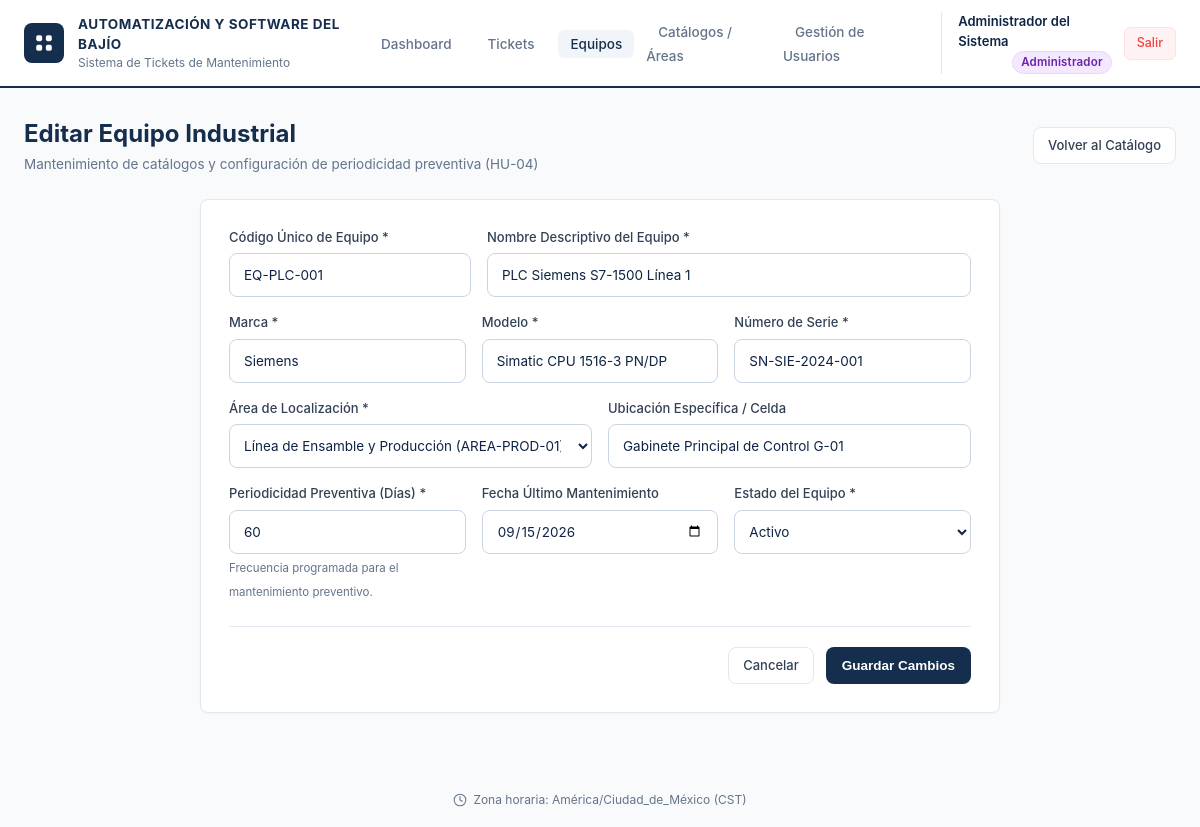
/equipos/1/editar (signed in), run on the app's committed database.
### tables this page shows
CREATE TABLE usuarios (
    id INTEGER PRIMARY KEY AUTOINCREMENT,
    username TEXT UNIQUE NOT NULL COLLATE NOCASE,
    email TEXT UNIQUE NOT NULL COLLATE NOCASE,
    password_hash TEXT NOT NULL,
    salt TEXT NOT NULL,
    nombre_completo TEXT NOT NULL,
    rol TEXT NOT NULL CHECK(rol IN ('Admin', 'Usuario', 'Responsable')),
    estado TEXT NOT NULL DEFAULT 'Activo' CHECK(estado IN ('Activo', 'Inactivo')),
    created_at TIMESTAMP DEFAULT CURRENT_TIMESTAMP,
    updated_at TIMESTAMP DEFAULT CURRENT_TIMESTAMP
);

CREATE TABLE equipos (
    id INTEGER PRIMARY KEY AUTOINCREMENT,
    codigo TEXT UNIQUE NOT NULL COLLATE NOCASE,
    nombre TEXT NOT NULL,
    marca TEXT NOT NULL,
    modelo TEXT NOT NULL,
    numero_serie TEXT UNIQUE NOT NULL,
    area_id INTEGER NOT NULL REFERENCES areas(id),
    ubicacion_especifica TEXT,
    periodicidad_dias INTEGER NOT NULL DEFAULT 90,
    fecha_ultimo_mantenimiento DATE,
    estado TEXT NOT NULL DEFAULT 'Activo' CHECK(estado IN ('Activo', 'Inactivo', 'En Mantenimiento', 'Fuera de Servicio')),
    created_at TIMESTAMP DEFAULT CURRENT_TIMESTAMP,
    updated_at TIMESTAMP DEFAULT CURRENT_TIMESTAMP
);

CREATE TABLE areas (
    id INTEGER PRIMARY KEY AUTOINCREMENT,
    codigo TEXT UNIQUE NOT NULL COLLATE NOCASE,
    nombre TEXT UNIQUE NOT NULL,
    descripcion TEXT,
    estado TEXT NOT NULL DEFAULT 'Activo' CHECK(estado IN ('Activo', 'Inactivo')),
    created_at TIMESTAMP DEFAULT CURRENT_TIMESTAMP
);

### app.py (the view, shortened to what this page needs)
@app.route("/equipos/<int:id>/editar", methods=["GET", "POST"])
def equipo_edit(id):
    user = get_logged_user()
    if not user:
        return redirect(url_for("login", notice="logged_out"))
    if user["rol"] != "Admin":
        abort(403)
    eq = EquipmentModel.get_by_id(id)
    if not eq:
        abort(404)
    areas = AreaModel.get_all()
    return render_template(
        "equipos/form.html",
        user=user,
        areas=areas,
        form_title="Editar Equipo Industrial",
        form_action=f"/equipos/{id}/editar",
        eq=eq,
        error_msg=None
    )

### app.py (called while the page is built)
@app.context_processor
def inject_globals():
    return {
        "COMPANY_NAME": COMPANY_NAME,
        "SYSTEM_NAME": SYSTEM_NAME,
        "TIMEZONE_LABEL": TIMEZONE_LABEL
    }

@app.after_request
def add_no_cache_headers(response):
    response.headers["Cache-Control"] = "no-cache, no-store, must-revalidate"
    response.headers["Pragma"] = "no-cache"
    response.headers["Expires"] = "0"
    return response

def get_logged_user():
    uid = session.get("user_id")
    if not uid:
        return None
    user = UserModel.get_by_id(uid)
    if not user or user.get("estado") != "Activo":
        session.clear()
        return None
    return user

### database/db.py (called while the page is built, shortened)
def get_db_connection():
    os.makedirs(DATABASE_PATH.parent, exist_ok=True)
    conn = sqlite3.connect(DATABASE_PATH)
    conn.row_factory = sqlite3.Row
    conn.execute("PRAGMA foreign_keys = ON;")
    return conn

### models/sprint_1/user.py (called while the page is built)
    @staticmethod
    def get_by_id(user_id: int):
        conn = get_db_connection()
        user = conn.execute("SELECT * FROM usuarios WHERE id = ?;", (user_id,)).fetchone()
        conn.close()
        return dict(user) if user else None

### models/sprint_2/equipment.py (called while the page is built)
    @staticmethod
    def get_all(active_only: bool = False):
        conn = get_db_connection()
        query = "SELECT * FROM areas"
        params = []
        if active_only:
            query += " WHERE estado = 'Activo'"
        query += " ORDER BY nombre ASC;"
        rows = conn.execute(query, params).fetchall()
        conn.close()
        return [dict(r) for r in rows]

    @staticmethod
    def get_by_id(equipment_id: int):
        conn = get_db_connection()
        query = """
            SELECT e.*, a.nombre AS area_nombre, a.codigo AS area_codigo
            FROM equipos e
            JOIN areas a ON e.area_id = a.id
            WHERE e.id = ?;
        """
        row = conn.execute(query, (equipment_id,)).fetchone()
        conn.close()
        if not row:
            return None
        res = dict(row)
        res["mantenimiento_info"] = EquipmentModel.calculate_maintenance_info(
            res.get("fecha_ultimo_mantenimiento"), res.get("periodicidad_dias")
        )
        return res

### templates/sprint_2/equipos/form.html (shortened to what this page needs)
<!DOCTYPE html>
<html lang="es">
<head>
  <link rel="stylesheet" href="/static/css/styles.css">
</head>
<body>
  <header class="main-header">
    <div class="header-container">
      <a href="/dashboard" class="brand-wrapper">
        <div class="brand-icon">
          <svg viewBox="0 0 24 24" fill="currentColor">
            <rect x="3.5" y="3.5" width="6.5" height="6.5" rx="2"></rect>
            <rect x="14" y="3.5" width="6.5" height="6.5" rx="2"></rect>
            <rect x="3.5" y="14" width="6.5" height="6.5" rx="2"></rect>
            <rect x="14" y="14" width="6.5" height="6.5" rx="2"></rect>
          </svg>
        </div>
        <div class="brand-texts">
          <span class="brand-title">AUTOMATIZACIÓN Y SOFTWARE DEL BAJÍO</span>
          <span class="brand-subtitle">Sistema de Tickets de Mantenimiento</span>
        </div>
      </a>
      <nav class="header-nav">
        <ul class="nav-links">
          <li><a href="/dashboard" class="nav-link">Dashboard</a></li>
          <li><a href="/tickets" class="nav-link">Tickets</a></li>
          <li><a href="/equipos" class="nav-link active">Equipos</a></li>
          {% if user.rol == "Admin" %}
          <li><a href="/admin/areas" class="nav-link">Catálogos / Áreas</a></li>
          <li><a href="/admin/usuarios" class="nav-link">Gestión de Usuarios</a></li>
          {% endif %}
        </ul>
        <div class="user-profile-menu">
          <div class="user-meta">
            <span class="user-name">{{ user.nombre_completo }}</span>
            <span class="badge-role badge-role-admin">Administrador</span>
          </div>
          <a href="/logout" class="btn-logout" title="Cerrar Sesión">Salir</a>
        </div>
      </nav>
    </div>
  </header>
  <main class="main-content">
    <div class="page-header-row">
      <div>
        <h1 class="page-title">{{ form_title }}</h1>
        <p class="page-description">Mantenimiento de catálogos y configuración de periodicidad preventiva (HU-04)</p>
      </div>
      <div>
        <a href="/equipos" class="btn-secondary">Volver al Catálogo</a>
      </div>
    </div>
    <div class="content-card" style="padding: 28px; max-width: 800px; margin: 0 auto;">
      <form action="{{ form_action }}" method="POST">
        <div style="display: grid; grid-template-columns: 1fr 2fr; gap: 16px; margin-bottom: 16px;">
          <div>
            <label class="form-label" for="codigo">Código Único de Equipo *</label>
            <input
              type="text"
              id="codigo"
              name="codigo"
              class="form-input"
              placeholder="Ej: EQ-PLC-008"
              value="{{ eq.codigo if eq else form_codigo }}"
              style="padding-left: 14px; text-transform: uppercase;"
              required
            >
          </div>
          <div>
            <label class="form-label" for="nombre">Nombre Descriptivo del Equipo *</label>
            <input
              type="text"
              id="nombre"
              name="nombre"
              class="form-input"
              placeholder="Ej: PLC Siemens S7-1500 Estación 2"
              value="{{ eq.nombre if eq else form_nombre }}"
              style="padding-left: 14px;"
              required
            >
          </div>
        </div>
        <div style="display: grid; grid-template-columns: repeat(auto-fit, minmax(220px, 1fr)); gap: 16px; margin-bottom: 16px;">
          <div>
            <label class="form-label" for="marca">Marca *</label>
            <input
              type="text"
              id="marca"
              name="marca"
              class="form-input"
              placeholder="Ej: Siemens, Fanuc, Haas"
              value="{{ eq.marca if eq else form_marca }}"
              style="padding-left: 14px;"
              required
            >
          </div>
          <div>
            <label class="form-label" for="modelo">Modelo *</label>
            <input
              type="text"
              id="modelo"
              name="modelo"
              class="form-input"
              placeholder="Ej: CPU 1516-3 PN/DP"
              value="{{ eq.modelo if eq else form_modelo }}"
              style="padding-left: 14px;"
              required
            >
          </div>
          <div>
            <label class="form-label" for="numero_serie">Número de Serie *</label>
            <input
              type="text"
              id="numero_serie"
              name="numero_serie"
              class="form-input"
              placeholder="Ej: SN-2026-9912"
              value="{{ eq.numero_serie if eq else form_serie }}"
              style="padding-left: 14px;"
              required
            >
          </div>
        </div>
        <div style="display: grid; grid-template-columns: 1fr 1fr; gap: 16px; margin-bottom: 16px;">
          <div>
            <label class="form-label" for="area_id">Área de Localización *</label>
            <select id="area_id" name="area_id" class="form-input" style="padding-left: 10px;" required>
              {% for a in areas %}
              <option value="{{ a.id }}" {% if (eq and eq.area_id == a.id) or form_area_id == a.id|string %}selected{% endif %}>
                {{ a.nombre }} ({{ a.codigo }})
              </option>
              {% endfor %}
            </select>
          </div>
          <div>
            <label class="form-label" for="ubicacion_especifica">Ubicación Específica / Celda</label>
            <input
              type="text"
              id="ubicacion_especifica"
              name="ubicacion_especifica"
              class="form-input"
              placeholder="Ej: Gabinete Eléctrico G-02, Celda 4"
              value="{{ eq.ubicacion_especifica if eq else form_ubicacion }}"
              style="padding-left: 14px;"
            >
          </div>
        </div>
        <div style="display: grid; grid-template-columns: repeat(auto-fit, minmax(200px, 1fr)); gap: 16px; margin-bottom: 20px;">
          <div>
            <label class="form-label" for="periodicidad_dias">Periodicidad Preventiva (Días) *</label>
            <input
              type="number"
              id="periodicidad_dias"
              name="periodicidad_dias"
              class="form-input"
              min="1"
              max="1825"
              placeholder="Ej: 30, 60, 90, 180, 365"
              value="{{ eq.periodicidad_dias if eq else (form_periodicidad or 90) }}"
              style="padding-left: 14px;"
              required
            >
            <span style="font-size: 11.5px; color: #64748b;">Frecuencia programada para el mantenimiento preventivo.</span>
          </div>
          <div>
            <label class="form-label" for="fecha_ultimo_mantenimiento">Fecha Último Mantenimiento</label>
            <input
              type="date"
              id="fecha_ultimo_mantenimiento"
              name="fecha_ultimo_mantenimiento"
              class="form-input"
              value="{{ eq.fecha_ultimo_mantenimiento if eq else form_fecha_ultimo }}"
              style="padding-left: 14px;"
            >
          </div>
          <div>
            <label class="form-label" for="estado">Estado del Equipo *</label>
            <select id="estado" name="estado" class="form-input" style="padding-left: 10px;" required>
              <option value="Activo" {% if (eq and eq.estado == 'Activo') or form_estado == 'Activo' %}selected{% endif %}>Activo</option>
            </select>
          </div>
        </div>
        <div style="display: flex; justify-content: flex-end; gap: 12px; margin-top: 24px; border-top: 1px solid #e2e8f0; padding-top: 20px;">
          <a href="/equipos" class="btn-secondary">Cancelar</a>
          <button type="submit" class="btn-primary">
            {{ 'Guardar Cambios' if eq else 'Registrar Equipo' }}
          </button>
        </div>
      </form>
    </div>
  </main>
  <footer class="page-footer">
    <svg viewBox="0 0 24 24" fill="none" stroke="currentColor" stroke-width="1.8" stroke-linecap="round" stroke-linejoin="round">
      <circle cx="12" cy="12" r="10"></circle>
      <polyline points="12 6 12 12 16 14"></polyline>
    </svg>
    <span>Zona horaria: {{ TIMEZONE_LABEL }}</span>
  </footer>
</body>
</html>

### data on the page
usuarios: nombre_completo "Administrador del Sistema"
equipos: codigo "EQ-PLC-001", nombre "PLC Siemens S7-1500 Línea 1", marca "Siemens", modelo "Simatic CPU 1516-3 PN/DP", numero_serie "SN-SIE-2024-001", area_id "Línea de Ensamble y Producción (AREA-PROD-01)", ubicacion_especifica "Gabinete Principal de Control G-01", periodicidad_dias "60", fecha_ultimo_mantenimiento "09/15/2026", estado "Activo"

### other printed values
{{ 'Guardar Cambios' if eq else 'Registrar Equipo' }} "Guardar Cambios"
{{ TIMEZONE_LABEL }} "América/Ciudad_de_México (CST)"
